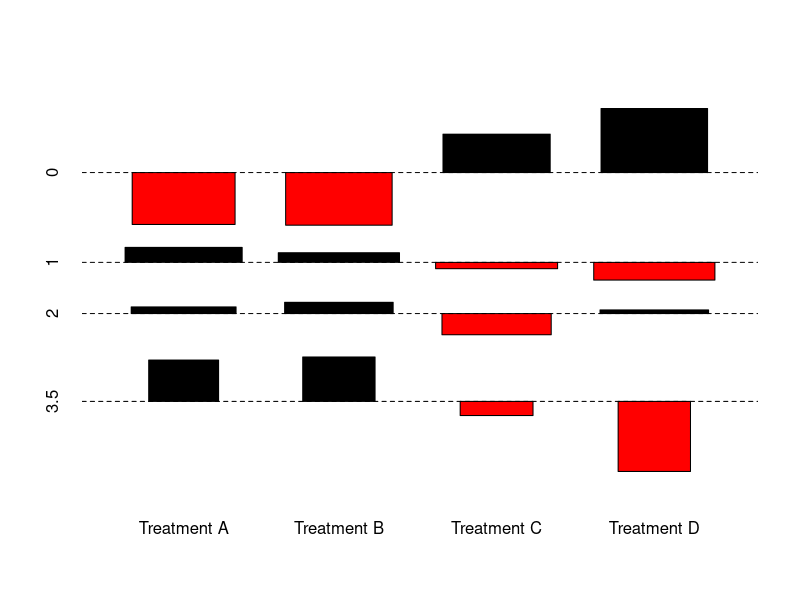
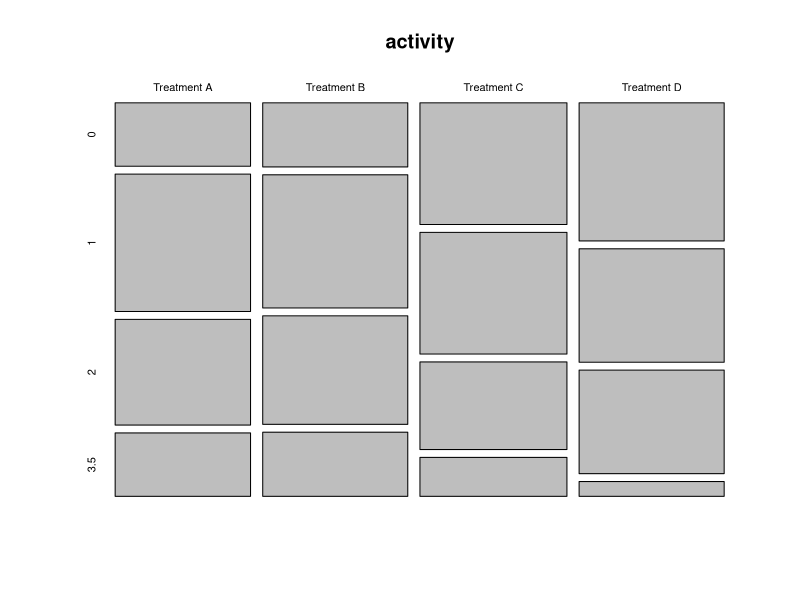
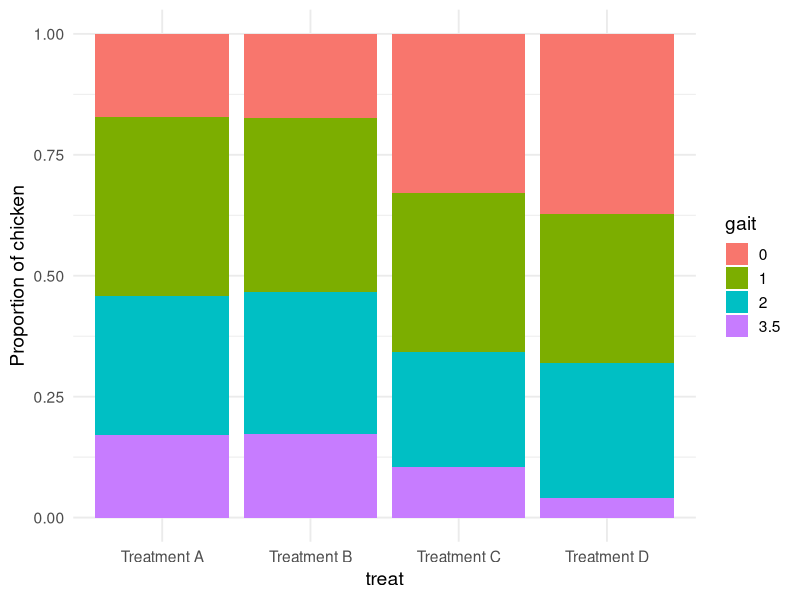

These figures' R source, in order: (Note: this script raises an error after producing the figures.)
# -------------------------------------------------------------
# Applied Statistics / Statistical methods in the Biosciences
# Day 2
# r x k table: Chicken gait example
# Anton Rask Lundborg
# November 26, 2023
# -------------------------------------------------------------

# We insert the data in a matrix. The byrow-option does this row-wise.
# To enchance the interpretation we add names to the rows and the columns.
activity <- matrix(c(
  12, 26, 20, 12,
  13, 27, 22, 13,
  25, 25, 18, 8,
  28, 23, 21, 3
), 4, 4, byrow = TRUE)
rownames(activity) <- paste("Treatment", c("A", "B", "C", "D"))
colnames(activity) <- c("0", "1", "2", "3.5")

# For illustration we print the matrix to the console.
print(activity)

# We also construct both an association and mosaic plot:
assocplot(activity)
mosaicplot(activity)

# The chi-squared test is only borderline significant (p-value = 0.03909)
chisq.test(activity)

# The following code shows how the ordering of the response (gait score), and
# possibly also the explanatory variable (treatment), may be used to increase
# the statistical power.

# First we 'unfold' the data, such that each chicken is represented by a row in
# a data frame. The following tidyverse code does this. Although this code is
# advanced, you might still be able to decipher what it is doing by only
# executing part of the pipe-stream (where the pipes are the '%>%').
library(tidyverse)
activity_long <- activity %>%
  as_tibble(rownames = "treat") %>%
  pivot_longer(-"treat", names_to = "gait", values_to = "n") %>%
  uncount(n) %>%
  mutate(treat = factor(treat), gait = factor(gait))

# Let us have a look at these data, and check that they encode the same dataset.
activity_long
table(activity_long)

# We can now easily use ggplot to summarize the data differently:
activity_long %>% ggplot(aes(x = treat, fill = gait)) +
  geom_bar(position = position_fill()) +
  ylab("Proportion of chicken") + theme_minimal(base_size = 14)

# When data is in long format we may use kruskal.test() to use the ordering of
# the response and cor.test() to use the ordering of both variables. Before we
# do that we, however, should check that the levels of the factors have the same
# ordering as we want them to have.
levels(activity.long$gait)
levels(activity.long$treat)

# This was the case here. If not, then you may use the factor() function to
# reorder the levels.

# Using the ordering of the response we have:
kruskal.test(gait ~ treat, data = activity_long)

# Using the ordering of both the response and the explanatory variable we have:
with(activity_long,
     cor.test(as.numeric(gait), as.numeric(treat), method = "spearman"))

# In conclusion we did the following tests:
# chi-squared test:             p-value = 0.03909,     df=3*3=9
# Kruskal-Wallis:               p-value = 0.004578,    df=3*1=1
# Spearman rank correlation:    p-value = 0.0006596,   df=1*1=1
# Using the ordering of the variables increases the statistical power with 1
# order of magnitude!